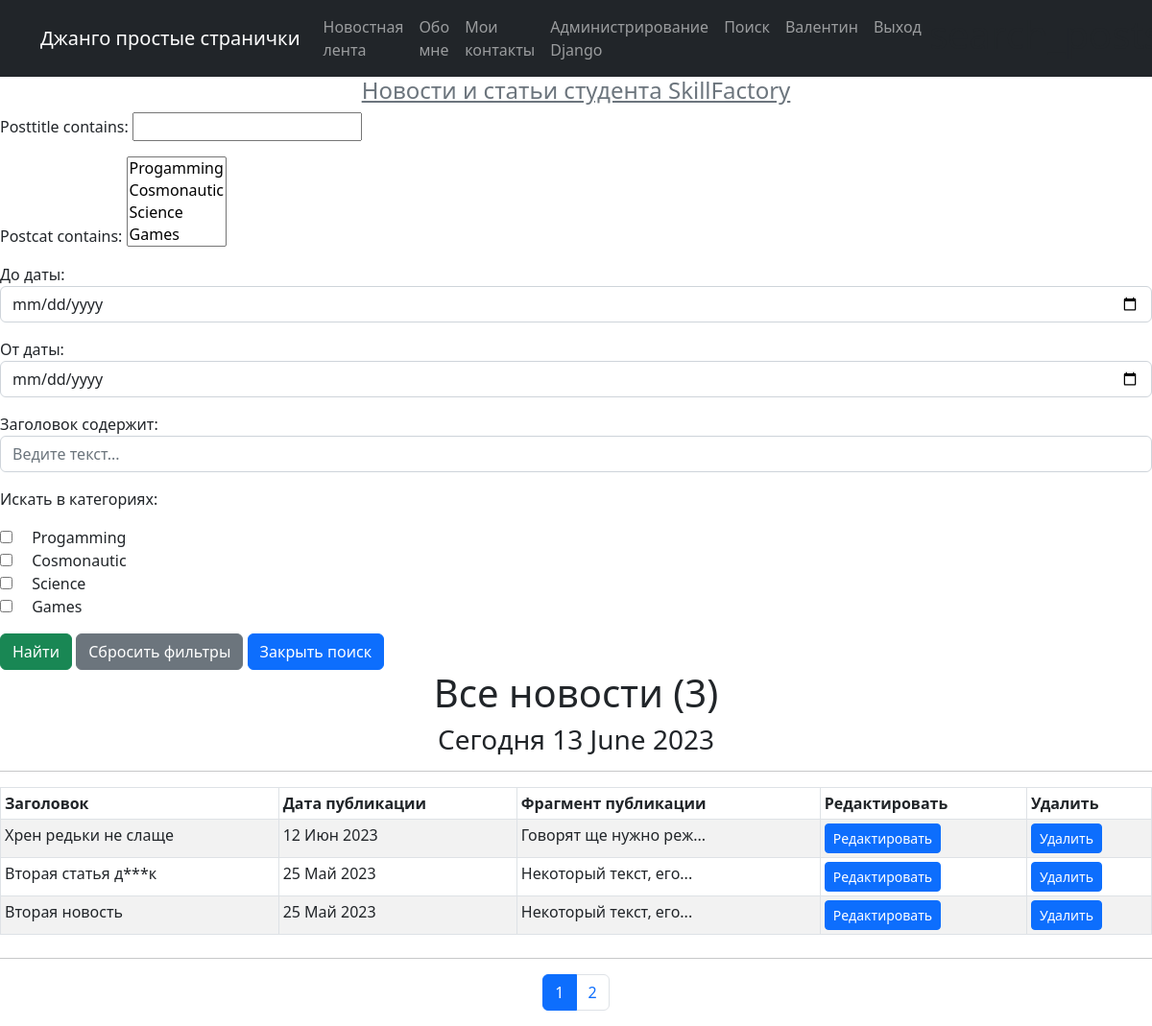
The app's page /search/ (signed in) with its own data.
### News/models.py (models this page shows, shortened)
class Post(models.Model):
    NEWS = 'news'
    ARTICLE = 'article'
    CATEGORY_CHOISES = (
        (NEWS, 'Новость'),
        (ARTICLE, 'Статья'),
    )
    postauthor = models.ForeignKey(Author, on_delete=models.CASCADE)
    postnewstype = models.CharField(max_length=8, choices=CATEGORY_CHOISES, default=NEWS)
    postdatecreate = models.DateTimeField(auto_now_add=True)
    postcat = models.ManyToManyField(Category, through='PostCategory')
    posttitle = models.CharField(max_length=124)
    posttext = models.TextField()
    postrating = models.IntegerField(default=0)
    def preview(self, pre_len=20):
        return '{0}{1}'.format(self.posttext[:pre_len], '...') if len(self.posttext) > pre_len else self.posttext
    def categorys(self):
        return ', '.join([x.category for x in self.postcat.all()])
    class Meta:
        verbose_name = 'Сообщение'
        verbose_name_plural = 'Сообщения'

### News/views.py (the view)
# urls.py: path('search/', SearchNews.as_view(), name='search_posts'),
class SearchNews(ListView):
    paginate_by = 3
    model = Post
    ordering = '-postdatecreate'
    template_name = 'search.html'
    context_object_name = 'news'
    def get_queryset(self):
        queryset = super().get_queryset()
        self.filterset = PostFilter(self.request.GET, queryset)
        return self.filterset.qs
    def get_context_data(self, **kwargs) -> dict:
        context = super().get_context_data(**kwargs)
        context['search_filter'] = self.filterset
        return context

### News/models.py (called while the page is built)
    def __str__(self):
        return f'{self.category.title()}'

### News/templatetags/custom_filters.py (called while the page is built)
@register.filter()
def censor(value):
   value = [x for x in value.split(" ") if x]
   cen_sor = ' '.join([
      f"{word[0]}{(len(word)-2) * '*'}{word[-1]}" if word.lower() in UNACCEPTABLE_WORDS else value[i]
      for i, word in enumerate(value)
   ])
   return cen_sor

### News/templatetags/custom_tags.py (called while the page is built)
@register.simple_tag()
def current_time(format_string='M d Y'):
   return datetime.utcnow().strftime(format_string)

@register.simple_tag(takes_context=True)
def url_replace(context, **kwargs):
   d = context['request'].GET.copy()
   for k, v in kwargs.items():
      d[k] = v
   return d.urlencode()

### templates/search.html (shortened to what this page needs)
{% extends 'flatpages/default.html' %}
{% load custom_filters %}
{% load custom_tags %}
{% block content %}
{% if news %}
    <form action="" method="GET">
        {{ search_filter.form.as_p }}
        <input type="submit" value="Найти" class="btn btn-success"/>
        <a class="btn btn-secondary" role="button" href="{{ request.path }}">Сбросить фильтры</a>
        <a class="btn btn-primary" href="/news/">Закрыть поиск</a>
    </form>
<h1 class="text-center">Все новости ({{ news|length }})</h1>
   <h3 class="text-center">Сегодня {% current_time '%d %B %Y' %}</h3>
   <hr>
       <table class="table table-sm table table-hover table table-bordered table table-striped">
           <thead>
               <tr>
                   <th scope="col">Заголовок</th>
                   <th scope="col">Дата публикации</th>
                   <th scope="col">Фрагмент публикации</th>
                   <th scope="col">Редактировать</th>
                   <th scope="col">Удалить</th>
               </tr>
           </thead>
            <tbody>
               {% for new in news %}
               <tr onclick="window.location='{{ new.id }}';" data-bs-toggle="tooltip" data-bs-placement="top" title="Кликните на строке, чтобу увидеть всю публикацию">
                   <td>{{ new.posttitle|censor }}</td>
                   <td>{{ new.postdatecreate|date:'d M Y' }}</td>
                   <td>{{ new.preview|censor }}</td>
                   <td><a class="btn btn-primary btn-sm" href="/news/news/{{ new.pk }}/edit/">Редактировать</a></td>
                   <td><a class="btn btn-primary btn-sm" href="/news/news/{{ new.pk }}/delete/">Удалить</a></td>
               </tr>
           {% endfor %}
           </tbody>
       </table>
<hr class="mt-4">
<div class="row">
    <nav aria-label="Page navigation example">
        <ul class="pagination justify-content-center">
            <li class="page-item active" aria-current="page"><a class="page-link" href="#">{{ page_obj.number }}</a></li>
            {% if page_obj.has_next %}
                <li class="page-item"><a class="page-link" href="?{% url_replace page=page_obj.next_page_number %}">{{ page_obj.next_page_number }}</a></li>
                {% endif %}
        </ul>
    </nav>
</div>
{% else %}
   <h2>Новостей нету!</h2>
{% endif %}
{% endblock content %}

### templates/flatpages/default.html (shortened to what this page needs)
<!DOCTYPE html>
<html>
    <head>
        {% load static %}
        <link href="{% static 'css/styles.css' %}" rel="stylesheet" />
    </head>
<body>
        <nav class="navbar navbar-expand-lg navbar-dark bg-dark static-top">
            <div class="container">
               <a class="navbar-brand" href="#">Джанго простые странички</a>
               <div class="collapse navbar-collapse" id="navbarResponsive">
                   <ul class="navbar-nav ml-auto">
                       <li class="nav-item">
                           <a class="nav-link" href="/news/">Новостная лента</a>
                       </li>
                       <li class="nav-item">
                           <a class="nav-link" href="/about/">Обо мне</a>
                       </li>
                       <li class="nav-item">
                           <a class="nav-link" href="/contacts/">Мои контакты</a>
                       </li>
                       <li class="nav-item">
                           <a class="nav-link" href="/admin/">Администрирование Django</a>
                       </li>
                       <li class="nav-item">
                           <a class="nav-link" href="{% url 'search_posts' %}">Поиск</a>
                       </li>
                       {% if user.is_authenticated %}
                           <li class="nav-item">
                               <a class="nav-link" href="#">{% firstof request.user.get_full_name request.user.username %}</a>
                           </li>
                           <li class="nav-item">
                               <a class="nav-link" href="{% url 'logout' %}">Выход</a>
                           </li>
                       {% else %}
                            <li class="nav-item">
                               <a class="nav-link" href="/accounts/login/">Авторизоваться</a>
                           </li>
                       {% endif %}
                   </ul>
                   <h1>{{ request.resolver_match.view_name }}</h1>
               </div>
            </div>
        </nav>
    <h4 class="text-center">
        <a title="Курс fullstack-разработчик на Python с нуля!" href="https://skillfactory.ru/python-fullstack-web-developer" class="link-secondary link-underline-opacity-0
         link-underline-opacity-75-hover" target="_blank" rel="noopener">Новости и статьи студента SkillFactory</a>
    </h4>
    {% block content %}
    {% endblock content %}
</body>
</html>

### records on screen
Post: posttitle|censor "Хрен редьки не слаще", postdatecreate "12 Июн 2023", preview|censor "Говорят ще нужно реж..."
Post: posttitle|censor "Вторая статья д***к", postdatecreate "25 Май 2023", preview|censor "Некоторый текст, его..."
Post: posttitle|censor "Вторая новость", postdatecreate "25 Май 2023", preview|censor "Некоторый текст, его..."

### other values on screen
{{ news|length }} "3"
{{ page_obj.number }} "1"
{{ page_obj.next_page_number }} "2"
